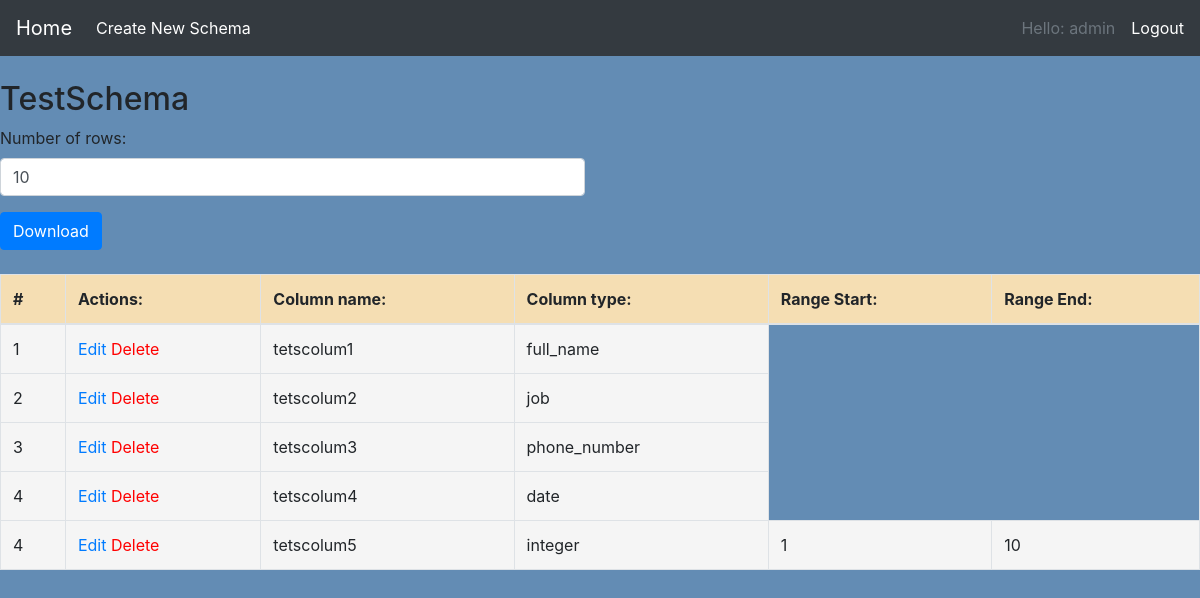
Page /data_detail/1 (signed in) on the committed database.
### users/models.py (models this page shows)
class User(AbstractUser):
    pass

### src/models.py (models this page shows, shortened)
class BaseModel(models.Model):
    create_datetime = models.DateTimeField(verbose_name="Creation Datetime", null=True, auto_now_add=True)
    last_update = models.DateTimeField(verbose_name="Last Update Datetime", null=True, auto_now=True)
    class Meta:
        abstract = True

class DataSchema(BaseModel):
    user = models.ForeignKey(to='users.User', on_delete=models.CASCADE, related_name="data_user", verbose_name="User")
    name = models.CharField(max_length=50, verbose_name="Name")
    class Meta:
        verbose_name = "Data Schema"
        verbose_name_plural = "Data Schemas"

class DataColumn(BaseModel):
    TYPES = (
        ('full_name', 'Full Name'),
        ('job', 'Job'),
        ('email', 'Email'),
        ('domain_name', 'Domain Name'),
        ('phone_number', 'Phone Number'),
        ('company_name', 'Company Name'),
        ('text', 'Text'),
        ('integer', 'Integer'),
        ('address', 'Address'),
        ('date', 'Date'),
    )
    column_name = models.CharField(max_length=255, default='', verbose_name="Column Name")
    column_type = models.CharField(choices=TYPES, default='full_name', max_length=255, verbose_name="Column Type")
    data_schema = models.ForeignKey(to='src.DataSchema', on_delete=models.CASCADE, default=None,
                                    related_name="datacolumn",
                                    verbose_name="Data Schema")
    order_index = models.PositiveSmallIntegerField(default=0, verbose_name="Order Index")
    range_start = models.IntegerField(blank=True, null=True, verbose_name="Range Start")
    range_end = models.IntegerField(blank=True, null=True, verbose_name="Range End")
    class Meta:
        verbose_name = "Data Column"
        verbose_name_plural = "Data Columns"

### src/views.py (the view)
# urls.py: path("data_detail/<int:schema_id>", DataColumnDetailView.as_view(), name='data_detail'),
class DataColumnDetailView(View):
    def get(self, request, schema_id):
        if self.request.user.is_authenticated:
            schema = DataSchema.objects.get(id=schema_id)
            columns = schema.datacolumn.all().order_by('order_index')
            context = {
                'schema': schema,
                'columns': columns
            }
            return render(request, 'data_column_detail.html', context)
        else:
            return render(request, 'index.html')

### src/templates/data_column_detail.html
{% extends 'base.html' %}
{% block content %}
    <br>
    <h2>{{ schema.name }}</h2>
    <table class="table table-bordered">
    <thead>
    <tr style="background-color:wheat ">
        <th>#</th>
        <th>Actions:</th>
        <th>Column name:</th>
        <th>Column type:</th>
        <th>Range Start:</th>
        <th>Range End:</th>
    </tr>
    </thead>
    <tbody>
    {% for column in columns %}
        <tr style="background-color:whitesmoke">
        <td>{{ column.order_index }}</td>
        <td><a href="{% url 'data_update' column.pk %}">Edit</a> <a style="color: red"
                                                                    href="{% url 'data_column_delete' column.pk %}">Delete</a>
        </td>
        <td>{{ column.column_name }} </td>
        <td>{{ column.column_type }} </td>
        {% if column.column_type == 'integer' %}
            <td>{{ column.range_start }} </td>
            <td>{{ column.range_end }} </td>
        {% endif %}
    {% endfor %}
<div class="row">
  <div class="col-md-6">
    <form method="GET" action="{% url 'data_download' schema.id %}">
      <div class="form-group">
        <label for="num_rows">Number of rows:</label>
        <input type="number" id="num_rows" name="num_rows" value="10" class="form-control" required>
      </div>
      <button type="submit" class="btn btn-primary">Download</button>
    </form>
  </div>
</div>
<br>
{% endblock %}

### src/templates/base.html (shortened to what this page needs)
<!DOCTYPE html>
{% load static %}
<html lang="en">
<head>
    <link rel="stylesheet" href="https://cdn.jsdelivr.net/npm/bootstrap@4.0.0/dist/css/bootstrap.min.css">
</head>
<body>
<nav class="navbar navbar-expand-lg navbar-dark bg-dark">
  <div class="collapse navbar-collapse" id="navbarTogglerDemo01">
    <a class="navbar-brand" href="/">Home</a>
    <ul class="navbar-nav mr-auto mt-2 mt-lg-0">
      <li class="nav-item active">
          <a class="nav-link" href="{% url "data_create" %}">Create New Schema<span class="sr-only">(current)</span></a>
      </li>
    </ul>
      <a class="nav-link disabled" href="">Hello: {{ user.username }}</a>
      <span class="navbar-text">
          {% if user.is_authenticated %}
              <a href="{% url 'logout' %}">Logout</a>
          {% else %}
              <a href="{% url 'login' %}">Login</a>
          {% endif %}
      </span>
  </div>
</nav>
{% block content %}
{% endblock %}
</body>
</html>

### src/templates/base.html (style rules this page uses)
body { background-color: #638CB4; }

### rows in the picture
User: username "admin"
DataSchema: name "TestSchema"
DataColumn: order_index "1", column_name "tetscolum1", column_type "full_name"
DataColumn: order_index "2", column_name "tetscolum2", column_type "job"
DataColumn: order_index "3", column_name "tetscolum3", column_type "phone_number"
DataColumn: order_index "4", column_name "tetscolum4", column_type "date"
DataColumn: order_index "4", column_name "tetscolum5", column_type "integer", range_start "1", range_end "10"
